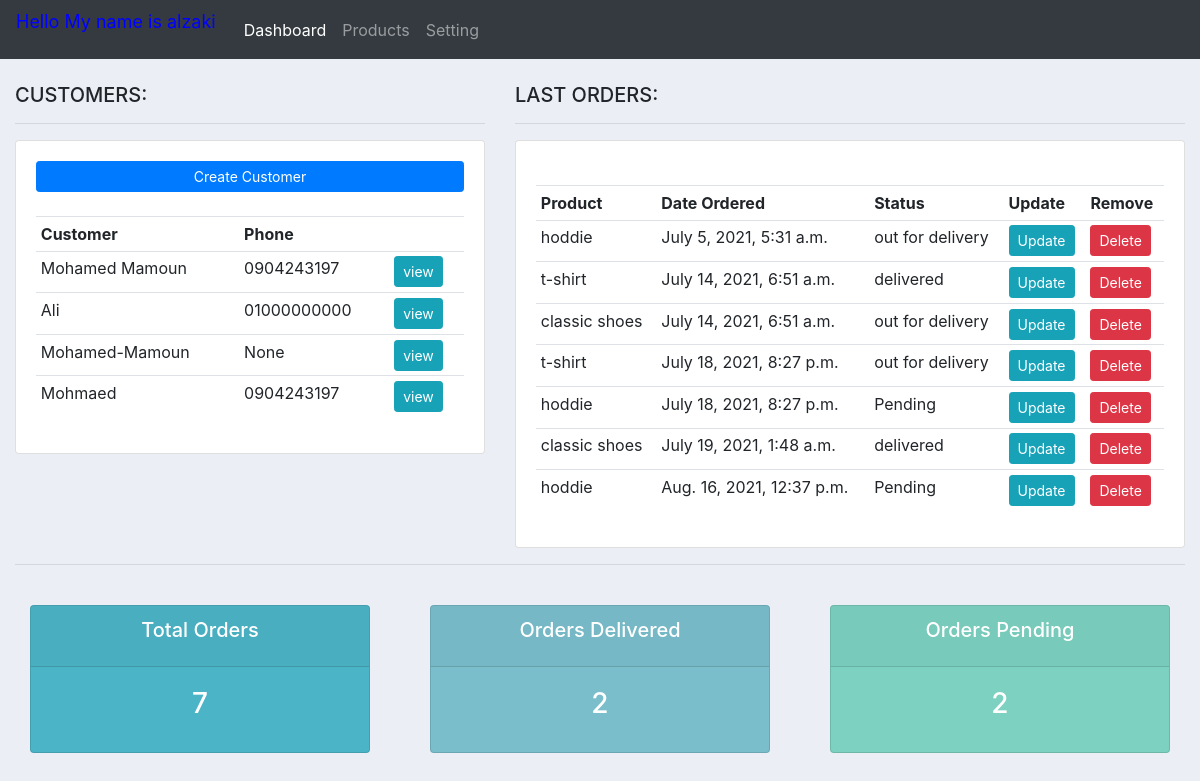
Screenshot of / (signed in) with the database file from the repository.
### customer/models.py (models this page shows, shortened)
class Customer(models.Model):
    user = models.OneToOneField(User, null=True , on_delete=models.CASCADE)
    name = models.CharField(max_length=200, null=True)
    phone = models.CharField(max_length=200, null=True)
    email = models.EmailField(null=True)
    Date_created = models.DateTimeField(auto_now_add=True, null=True)
    img = models.ImageField(null=True, blank=True)

class Order(models.Model):
    STATUS  = (('Pending','Pending'), ('out for delivery', 'out for delivery'), ('delivered', 'delivered'))
    customer = models.ForeignKey(Customer , null=True, on_delete=SET_NULL)
    product = models.ForeignKey(Product, null=True, on_delete=SET_NULL)
    Date_created = models.DateTimeField(auto_now_add=True, null=True)
    status = models.CharField(max_length=200, null=True, choices=STATUS)

class Product(models.Model):
    CATEGORY = (('indoor','Indoor'), ('out door', 'out door'))
    name = models.CharField(max_length=200, null=True)
    price = models.FloatField(null=True)
    category = models.CharField(max_length=200, null=True, choices=CATEGORY)
    description = models.CharField(max_length=200, null=True)
    Date_created = models.DateTimeField(auto_now_add=True, null=True)
    tags = models.ManyToManyField(Tag)
    def __str__(self):
        return self.name

### customer/decorators.py (the view)
        def wrapper_func(request, *args, **Kwargs):
            group = None
            if request.user.groups.exists():
                group = request.user.groups.all()[0].name
            if group in allowed_roles:
                return view_func(request, *args, **Kwargs)
            else:
                return redirect('User')

### customer/views.py (called while the page is built)
@login_required(login_url='login')
@permission(allowed_roles=['admin'])
def home(request):
    customer = Customer.objects.all()
    order = Order.objects.all()
    total_orders = order.count()
    delivered = order.filter(status='delivered').count()
    pending = order.filter(status='Pending').count()
    context = {'order':order , 'customer':customer,
         'total_orders':total_orders, 'delivered':delivered  , 'pending':pending}
    return render(request, "dashboard.html", context)

### customer/templates/dashboard.html
{%  extends 'main.html' %}
{% block content %}
<br>
<div class="row">
	<div class="col-md-5">
		<h5>CUSTOMERS:</h5>
		<hr>
		<div class="card card-body">
			<a class="btn btn-primary  btn-sm btn-block" href="{% url 'New_customer' %}">Create Customer</a>
            <br>
			<table class="table table-sm">
				<tr>
					<th>Customer</th>
					<th>Phone</th>
                    <th></th>
				</tr>
                {% for c in customer %}
                <tr>
			       <td>{{c.name}}</td>
			       <td>{{c.phone}}</td>
                   <td><a class="btn btn-sm btn-info" href="{% url 'customer' c.id %}">view</a></td>
                </tr>
                {% endfor %}
			</table>
		</div>
	</div>
	<div class="col-md-7">
		<h5>LAST ORDERS:</h5>
		<hr>
		<div class="card card-body" >
            <br>
			<table class="table table-sm">
				<tr>
					<th>Product</th>
					<th>Date Ordered</th>
					<th>Status</th>
					<th>Update</th>
					<th>Remove</th>
				</tr>
                {% for o in order %}
                <tr>
			       <td>{{o.product}}</td>
			       <td>{{o.Date_created}}</td>
                   <td>{{o.status}}</td>
                   <td><a class="btn btn-info  btn-sm "  href="{% url 'Update_order' o.id %}">Update</a></td>
                   <td><a class="btn btn-danger  btn-sm "  href="{% url 'delete_order' o.id %}">Delete</a></td>
                </tr>
                {% endfor %}
			</table>
		</div>
	</div>
</div>
<hr>
{%  include 'status.html' %}
{% endblock %}

### customer/templates/main.html (shortened to what this page needs)
<!DOCTYPE html>
<html>
<head>
	<link rel="stylesheet" href="https://stackpath.bootstrapcdn.com/bootstrap/4.3.1/css/bootstrap.min.css">
</head>
<body>
	{%  include 'navbar.html' %}
	<div class="container-fluid">
	{% block content %}
	{% endblock %}
    </div>
</body>
</html>

### customer/templates/navbar.html (shortened to what this page needs)
<nav class="navbar navbar-expand-lg navbar-dark bg-dark">
    <p class="hello">Hello My name is alzaki</p>
    <div class="collapse navbar-collapse" id="navbarNav">
      <ul class="navbar-nav">
        <li class="nav-item active">
          <a class="nav-link" href=''>Dashboard</a>
        </li>
        <li class="nav-item">
          <a class="nav-link" href="">Products</a>
        </li>
        <li class="nav-item">
          <a class="nav-link" href="">Setting</a>
        </li>
      </ul>
    </div>
  </nav>

### customer/templates/status.html
<br>
<div class="row">
	<div class="col">
		<div class="col-md">
			<div class="card text-center text-white  mb-3" id="total-orders">
			  	<div class="card-header">
			  		<h5 class="card-title">Total Orders</h5>
			  	</div>
			  	<div class="card-body">
			    	<h3 class="card-title">{{total_orders}}</h3>
			  	</div>
			</div>
		</div>
	</div>
	<div class="col">
		<div class="col-md">
			<div class="card text-center text-white  mb-3" id="orders-delivered">
			  	<div class="card-header">
			  		<h5 class="card-title">Orders Delivered</h5>
			  	</div>
			  	<div class="card-body">
			    	<h3 class="card-title">{{delivered}}</h3>
			  	</div>
			</div>
		</div>
	</div>
	<div class="col">
		<div class="col-md">
			<div class="card text-center text-white  mb-3" id="orders-pending">
			  	<div class="card-header">
			  		<h5 class="card-title">Orders Pending</h5>
			  	</div>
			  	<div class="card-body">
			    	<h3 class="card-title">{{pending}}</h3>
			  	</div>
			</div>
		</div>
	</div>

### customer/templates/main.html (style rules this page uses)
body { background-color: #ebeff5; }
#total-orders { background-color: #4cb4c7; }
#orders-delivered { background-color: #7abecc; }
#orders-pending { background-color: #7CD1C0; }

### customer/templates/navbar.html (style rules this page uses)
.hello { font-size: 18px; color: blue; margin-right: 20px; }

### rows the page displays
Customer: name "Mohamed Mamoun", phone "0904243197"
Customer: name "Ali", phone "01000000000"
Customer: name "Mohamed-Mamoun", phone "None"
Customer: name "Mohmaed", phone "0904243197"
Order: product "hoddie", Date_created "July 5, 2021, 5:31 a.m.", status "out for delivery"
Order: product "t-shirt", Date_created "July 14, 2021, 6:51 a.m.", status "delivered"
Order: product "classic shoes", Date_created "July 14, 2021, 6:51 a.m.", status "out for delivery"
Order: product "t-shirt", Date_created "July 18, 2021, 8:27 p.m.", status "out for delivery"
Order: product "hoddie", Date_created "July 18, 2021, 8:27 p.m.", status "Pending"
Order: product "classic shoes", Date_created "July 19, 2021, 1:48 a.m.", status "delivered"
Order: product "hoddie", Date_created "Aug. 16, 2021, 12:37 p.m.", status "Pending"

### other values shown
{{ total_orders }} "7"
{{ delivered }} "2"
{{ pending }} "2"
